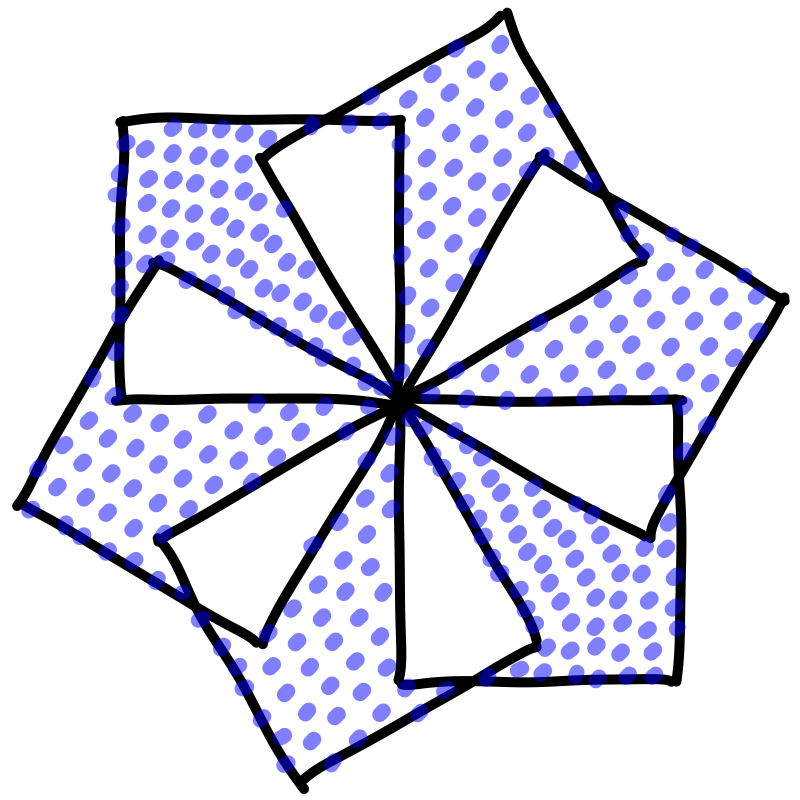

Python code for this plot:
import cairo
from handd import HDD
import math


class Rectangle:
    def __init__(self, x, y, w, h, calque):
        self.x = x
        self.y = y
        self.w = w
        self.h = h
        self.calque = calque

    def affiche(self, gris=0, width=0):
        self.calque.set_line_width(width)
        self.calque.set_source_rgb(gris, gris, gris)
        p = self.calque.rectangle_hdd(self.x, self.y, self.w, self.h)
        self.calque.stroke()
        return p


offset = 60
W = 800 - offset
H = 800 - offset

img = cairo.ImageSurface(cairo.FORMAT_ARGB32, W + offset, H + offset)
ctx = HDD(img)

# fond blanc
ctx.set_source_rgb(1, 1, 1)
ctx.rectangle(0, 0, W + offset, H + offset)
ctx.fill()

M = cairo.Matrix()
ctx.save()
M.translate((W + offset) / 2, (H + offset) / 2)
N = 6
infos = []
for _ in range(N):
    angle = math.tau / N
    M.rotate(angle)
    ctx.set_matrix(M)
    rectangle = Rectangle(0, 0, 280, 280, ctx)
    ctx.set_source_rgb(0, 0, 0)
    p, bb = rectangle.affiche(width=10)
    new_p = []
    new_bb = []
    for xy in p:
        new_p.append(M.transform_point(*xy))
    infos.append((new_p, HDD._bbox(new_p)))
    ctx.stroke()
ctx.restore()

ctx.set_source_rgba(0, 0, 1, .5)
ctx.set_line_width(15)
N = len(infos)

for i, (p, bb) in enumerate(infos):
    ctx.hatch_hdd(p, bb,
                  nb=20,
                  condition=lambda x, y:
                  not HDD.is_in(x, y, infos[(i - 1) % N][0]) and
                  not HDD.is_in(x, y, infos[(i + 1) % N][0]))


img.write_to_png("test5.png")
